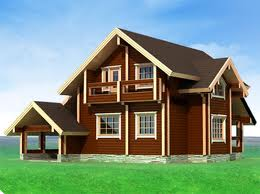
%> input picture src/src/src/k-means/matlab/house0.jpg, 260 x 194 px
$ octave w.m   (GNU Octave 9; MATLAB toolbox functions it lacks are replaced by stand-ins)
%> lines starting %> are read from the running program, lines starting %| are printed output that depends on the picture; in (x1, y1, x2, y2) boxes, pixels count from 0 and x2, y2 are one past the last pixel; in counts of white or black regions, pixels touching at a corner belong together; the program's own positions count from 1
he = imread('house0.jpg');
%> he is the input picture: size 194x260x3 uint8; mean R, G, B 122.1, 143.6, 127.6
imshow(he), title('H&E image');
text(size(he,2),size(he,1)+15,...
'', ...
'FontSize',7,'HorizontalAlignment','right');
pause;


cform = makecform('srgb2lab');
lab_he = applycform(he,cform);
%> lab_he: size 194x260x3 uint8; mean of channels 1, 2, 3 146, 121.5, 135.3

ab = double(lab_he(:,:,2:3));
nrows = size(ab,1);
%> nrows = 194
ncols = size(ab,2);
%> ncols = 260
ab = reshape(ab,nrows*ncols,2);
nColors = 3;
% repeat the clustering 3 times to avoid local minima
[cluster_idx cluster_center] = kmeans(ab,nColors,'distance','sqEuclidean', ...
'Replicates',3);
%> cluster_center = [82.8 172.6; 136.1 144.8; 120.9 103.5]


pixel_labels = reshape(cluster_idx,nrows,ncols);
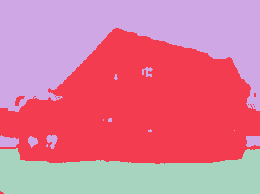
%> pixel_labels: size 194x260 double; 3 distinct labels, from 1 to 3; one colour per label, 0 black
imshow(pixel_labels,[]), title('image labeled by cluster index');
pause;

segmented_images = cell(1,3);
rgb_label = repmat(pixel_labels,[1 1 3]);
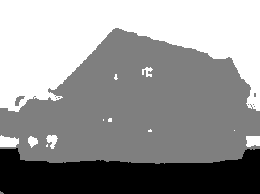
%> rgb_label: size 194x260x3 double; min 1, max 3, mean 2.17; drawn with min black and max white
for k = 1:nColors
color = he;
color(rgb_label ~= k) = 0;
segmented_images{k} = color;
end
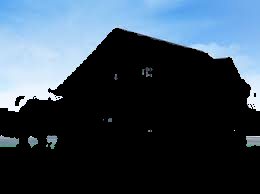
%> color: size 194x260x3 uint8; mean R, G, B 54.3, 69.5, 83.2
%> after the loop, segmented_images = 3 items
imshow(segmented_images{1}), title('objects in cluster 1');
pause;

imshow(segmented_images{2}), title('objects in cluster 2');
%> after `imshow(segmented_images{2})`:
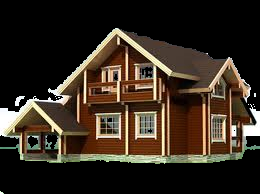
%> displayed picture: size 194x260x3, on the screen's scale of 0 to 255; mean R, G, B 53.9, 43.3, 32.5
pause;

imshow(segmented_images{3}), title('objects in cluster 3');
pause;

mean_cluster_value = mean(cluster_center,2);
%> mean_cluster_value = [127.7; 140.4; 112.2]
[tmp, idx] = sort(mean_cluster_value);
%> tmp = [112.2; 127.7; 140.4]; idx = [3; 1; 2]
blue_cluster_num = idx(1);
%> blue_cluster_num = 3
L = lab_he(:,:,1);
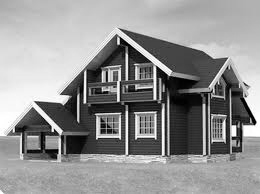
%> L: size 194x260 uint8; min 0, max 255, mean 146
blue_idx = find(pixel_labels == blue_cluster_num);
%> blue_idx = 17486 values from 1 to 50392
L_blue = L(blue_idx);
is_light_blue = im2bw(L_blue,graythresh(L_blue));
%> is_light_blue = 17486 logical values, 7606 true

nuclei_labels = repmat(uint8(0),[nrows ncols]);
nuclei_labels(blue_idx(is_light_blue==false)) = 1;
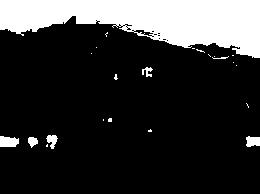
%> nuclei_labels: size 194x260 uint8; values 0 (black) and 1 (white), 19.6% white; 23 white regions (16 under 20 px), largest, box (x1, y1, x2, y2) and area: (0, 0, 260, 58) 9241, (0, 136, 19, 147) 176, (246, 136, 260, 147) 126
nuclei_labels = repmat(nuclei_labels,[1 1 3]);
blue_nuclei = he;
blue_nuclei(nuclei_labels ~= 1) = 0;
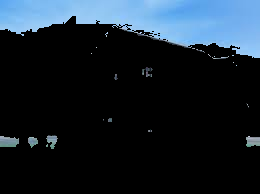
%> blue_nuclei: size 194x260x3 uint8; mean R, G, B 24.8, 35.8, 45.7
imshow(blue_nuclei), title('blue nuclei');
pause;
